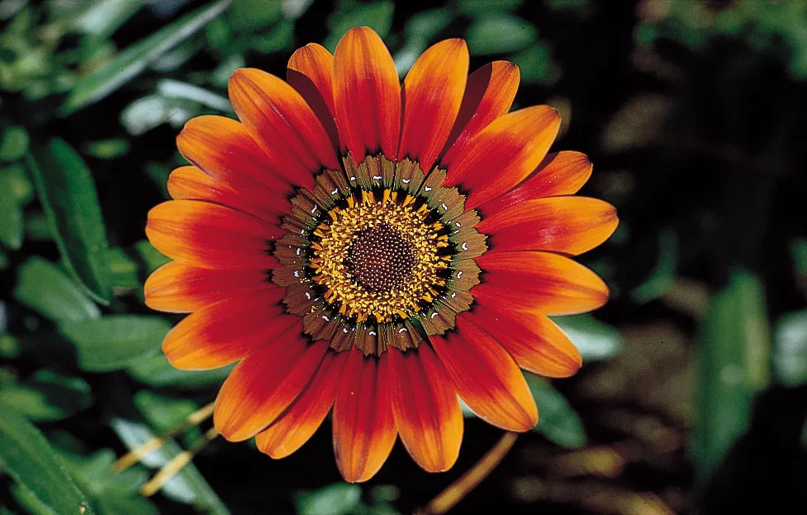
#> input picture Image Lab/Labwork-and-LabAssignment/Labwork and LabAssignment/Lab 5/tap.png, 807 x 515 px
$ python tapestry.py
#> lines starting #> are read from the running program, lines starting #| are printed output that depends on the picture
import numpy as np
import cv2
import matplotlib.pyplot as plt

img = cv2.imread("tap.png", 1)
#> img is the input picture: shape (515, 807, 3); mean B, G, R 34.8, 52.9, 83.1
a = 5
tx, ty = 30, 30
M = img.shape[0]
#> M = 515
N = img.shape[1]
#> N = 807
output = np.copy(img)

for i in range(img.shape[0]):
    for j in range(img.shape[1]):
        # print(np.sin((2 * np.pi * j) / tx))
        u = i + a * np.sin((2 * np.pi / tx) * (i - M))
        v = j + a * np.sin((2 * np.pi / ty) * (j - N))
        u = np.round(u).astype(np.uint32)
        v = np.round(v).astype(np.uint32)
        for k in range(3):
            if u < 515 and v < 807:
                output[i, j, k] = img[u, v, k]
            else:
                output[i, j, k] = img[i, j, k]
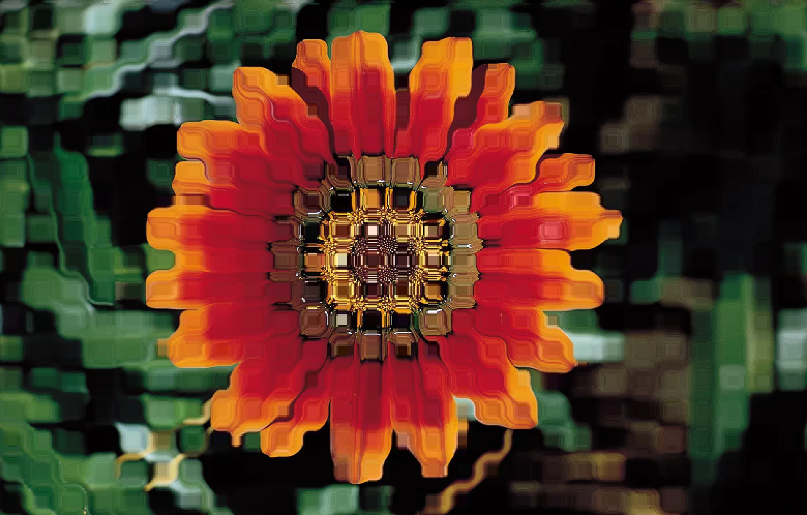
#> output: shape (515, 807, 3); mean B, G, R 34.9, 52.9, 82.4

cv2.imshow("Original", img)
cv2.imshow("Output", output)
#cv2.imwrite("Output.jpg", output)
cv2.waitKey()
cv2.destroyAllWindows()
